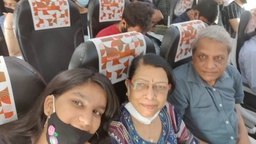
#> input picture design/nanuamuiva.jpeg, 256 x 144 px, shrunk from 1280 x 720 before the run
$ python stegnographerDa2.py --EncodeImg ../design/nanuamuiva.jpeg --DecodeImg ../design/nanuamuiva.jpeg
#> lines starting #> are read from the running program, lines starting #| are printed output that depends on the picture
from os import device_encoding
from PIL import Image
import binascii
import optparse
import codecs
from bitstring import BitArray
#import math
import time


# Conversion functions====================================================================================================
def rgb__2__hex(r, g, b):
    return '#{:02x}{:02x}{:02x}'.format(r, g, b)

# [4 lines left out: function hex__2__rgb, not called in this run]

def str__2__bin(message):
        binary = bin(int(binascii.hexlify(message.encode()), 16))
        return binary[2:]

# [24 lines left out: functions bin__2__str, hex__2__bit, bit__2__hex, not called in this run]

def int__2__bin(rgb):
    #print ("rgb: "+str(rgb))
    r, g, b = rgb
    return ('{0:08b}'.format(int(r)),
            '{0:08b}'.format(int(g)),
            '{0:08b}'.format(int(b)))

def bin__2__int(rgb):
    r, g, b=rgb
    return (int(r, 2),
            int(g, 2),
            int(b, 2))

# Manipulation functions====================================================================================================

# [30 lines left out: functions img__2__bit, bit__2__img, not called in this run]

def merge_rgb(rgb_1, rgb_2):
    r1, g1, b1 = rgb_1
    r2, g2, b2 = rgb_2
    new_rgb=(r1[:4] + r2[:4],
           g1[:4] + g2[:4],
           b1[:4] + b2[:4])
    return new_rgb

# [73 lines left out: functions encode, decode, stegofy, unstegofy, not called in this run]

def stegofy_img(filename, filename_2):
#> called with filename = '../design/nanuamuiva.jpeg', filename_2 = '../design/nanuamuiva.jpeg'
    img_1=Image.open(filename)
#> img_1 is the input picture: PIL image 256x144 RGB; mean R, G, B 126, 112.4, 105.8
    img_2=Image.open(filename_2)
    if img_2.size[0] > img_1.size[0]:
        img_1.resize((img_2.size[0], round(img_1.size[1]*(img_2.size[0]/img_1.size[0]))))
        print("x problem")
    if img_2.size[1] > img_1.size[1]:
        img_1.resize((round(img_1.size[0]*(img_2.size[1]/img_1.size[1])), img_2.size[1]))
        print("y problem")
    pxl_map_1=img_1.load()
    pxl_map_2=img_2.load()
    new_image = Image.new(img_1.mode, img_1.size)
#> new_image: PIL image 256x144 RGB; every value is 0
    pixels_new = new_image.load()
    for i in range(img_1.size[0]):
        for j in range(img_1.size[1]):
            #print(pxl_map_1[i,j])
            rgb_1=int__2__bin(pxl_map_1[i,j])
            rgb_2=int__2__bin((0,0,0))
            if i < img_2.size[0] and j < img_2.size[1]:
                rgb_2 = int__2__bin(pxl_map_2[i, j])
            rgb=merge_rgb(rgb_1, rgb_2)
            pixels_new[i, j] = bin__2__int(rgb)
    new_image.save(filename.replace('old', 'new'))
    unstegofy_img(filename.replace('old', 'new'))
    return "completed"

def unstegofy_img(filename):
#> called with filename = '../design/nanuamuiva.jpeg'
    img=Image.open(filename)
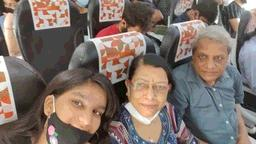
#> img: PIL image 256x144 RGB; mean R, G, B 125.6, 111.5, 104.2
    pxl_map=img.load()
    # new_img=Image.new(img.mode, img.size)
    # pxls_new=new_img.load()
    #orig_size=img.size
    for i in range(img.size[0]):
        for j in range(img.size[1]):
            r, g, b=int__2__bin(pxl_map[i, j])
            # rgb=(r[-4:]+r[:4],
            #      g[-4:]+g[:4],
            #      b[-4:]+b[:4])
            rgb=(r[-4:]+"0000",
                 g[-4:]+"0000",
                 b[-4:]+"0000")
            pxl_map[i, j]=bin__2__int(rgb)
            #if pxls_new[i, j] != (0, 0, 0):
                #orig_size = (i + 1, j + 1)
    #new_img = new_img.crop((0, 0, orig_size[0], orig_size[1]))
    img.save(filename.replace('new', 'preview'))
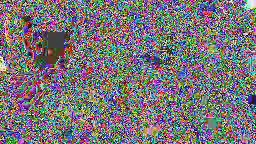
#> saved as nanuamuiva.jpeg: PIL image 256x144 RGB; mean R, G, B 119.7, 116.5, 117.9
    return "done myu boiii"

# Da Most Main function====================================================================================================
def MAIN():
    parser=optparse.OptionParser('usage %prog '+\
         '--EncodeTxt/--DecodeTxt/--EncodeImg/--DecodeImg <target file>')
    parser.add_option('--EncodeTxt', dest='stegofy', type='string',\
         help='target Image path to encode')
    parser.add_option('--DecodeTxt', dest='unstegofy', type='string',\
         help='target Image path to decode')
    parser.add_option('--EncodeImg', dest='stegofy_img', type='string',\
         help='target Image path to encode')
    parser.add_option('--DecodeImg', dest='unstegofy_img', type='string',\
         help='target Image path to decode')
    (options, args)=parser.parse_args()
    if (options.stegofy!=None):
        text=input("Enter a msg to hide: ")
        print (stegofy(options.stegofy, text))
    elif (options.unstegofy!=None):
        for i in unstegofy(options.unstegofy):
            print(i, end="", flush=True)
            time.sleep(.01)
    elif (options.stegofy_img!=None):
        text=options.stegofy_img.replace('old', 'old_preview')
        print (stegofy_img(options.stegofy_img, text))
    elif (options.unstegofy_img!=None):
        print (unstegofy_img(options.unstegofy_img))
    else:
        print (parser.usage)
        exit(0)

MAIN()
